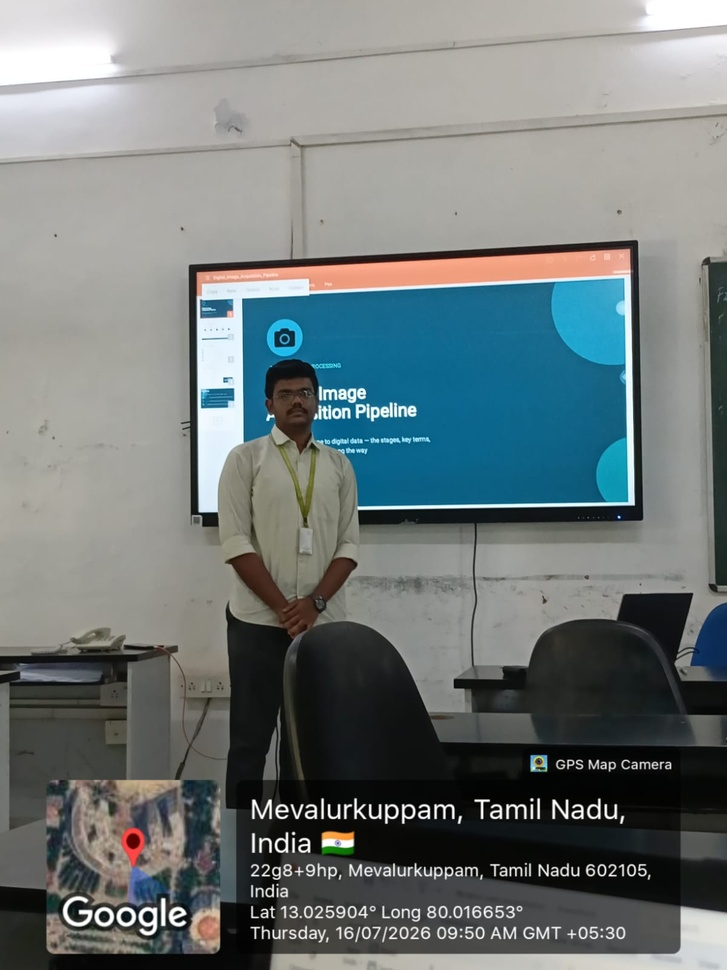
#> input picture Assement Co1/C01 AT  03-techincal presnation.jpeg, 727 x 970 px, shrunk from 1200 x 1600 before the run
$ python ex_16.py   (older library calls are emulated)
#> lines starting #> are read from the running program, lines starting #| are printed output that depends on the picture
### exp/local_io.py
"""Local file input helpers (replaces Google Colab upload)."""

import sys
from pathlib import Path

IMAGE_EXTENSIONS = {".jpg", ".jpeg", ".png", ".bmp", ".webp", ".tif", ".tiff"}
VIDEO_EXTENSIONS = {".mp4", ".avi", ".mov", ".mkv", ".webm"}


def get_path(prompt: str, allowed_extensions: set[str] | None = None) -> str:
#> called with prompt = 'Enter image path: '
    if len(sys.argv) > 1:
        path = sys.argv[1]
    else:
        path = input(prompt).strip()
#> the answer given: ../Assement Co1/C01 AT  03-techincal presnation.jpeg

    resolved = Path(path).expanduser().resolve()
    if not resolved.exists():
        raise FileNotFoundError(f"File not found: {path}")

    if allowed_extensions and resolved.suffix.lower() not in allowed_extensions:
        exts = ", ".join(sorted(allowed_extensions))
        raise ValueError(f"Expected one of [{exts}], got '{resolved.suffix}'")

    return str(resolved)


def get_image_path() -> str:
    return get_path("Enter image path: ", IMAGE_EXTENSIONS)


def get_video_path() -> str:
    return get_path("Enter video path: ", VIDEO_EXTENSIONS)

### exp/ex_16.py
# -*- coding: utf-8 -*-
"""ex-16: Sobel algorithm to filter the input image (OpenCV)."""

import cv2
import numpy as np
import matplotlib.pyplot as plt
from local_io import get_image_path

image_path = get_image_path()
print(f"Using file: {image_path}")

# 2. Read the image and convert to grayscale
image = cv2.imread(image_path)
#> image is the input picture: shape (970, 727, 3); mean B, G, R 121.1, 121, 112.7
if image is None:
    raise ValueError(f"Could not read image from '{image_path}'.")
gray = cv2.cvtColor(image, cv2.COLOR_BGR2GRAY)
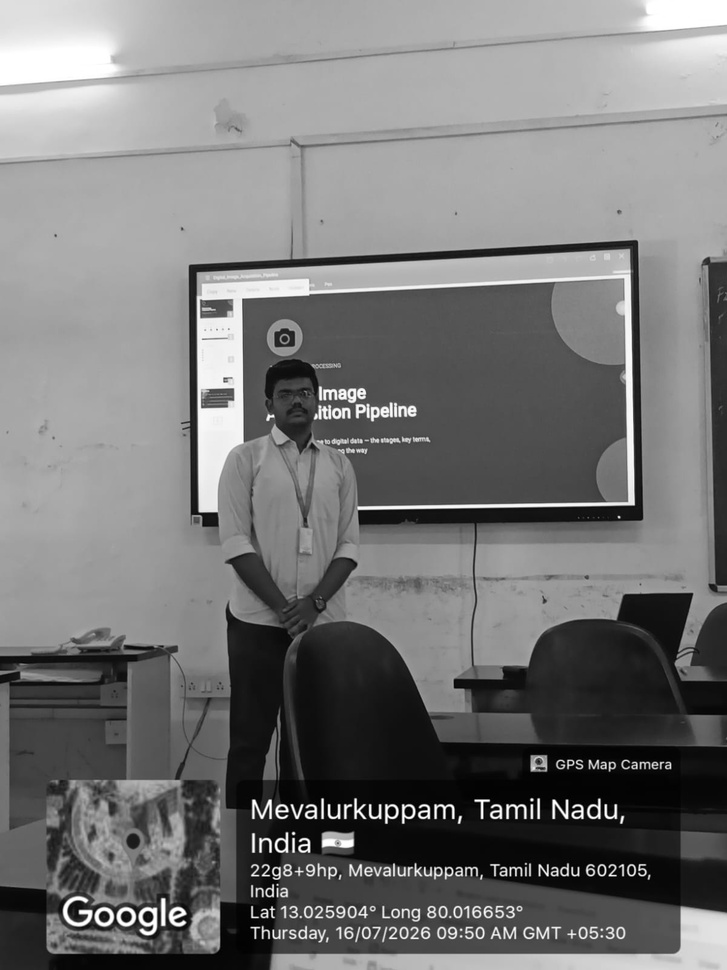
#> gray: shape (970, 727); min 0, max 255, mean 118.5

# 3. Sobel filters
sobel_x = cv2.Sobel(gray, cv2.CV_64F, 1, 0, ksize=3)
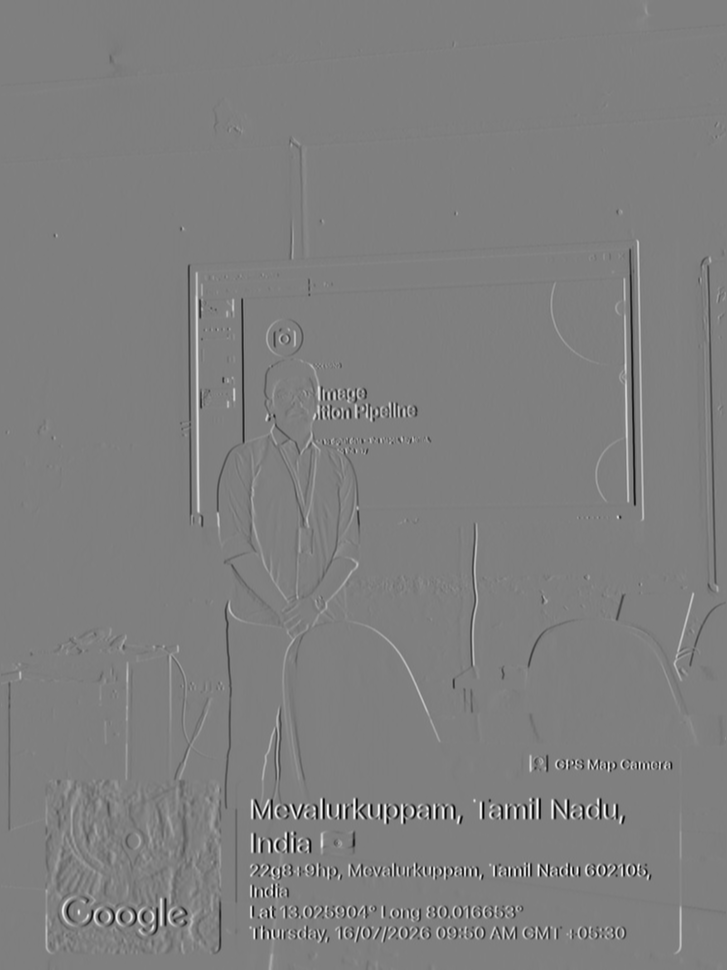
#> sobel_x: shape (970, 727) float64; min -1016, max 1016, mean -0.6; drawn with min black and max white
sobel_y = cv2.Sobel(gray, cv2.CV_64F, 0, 1, ksize=3)
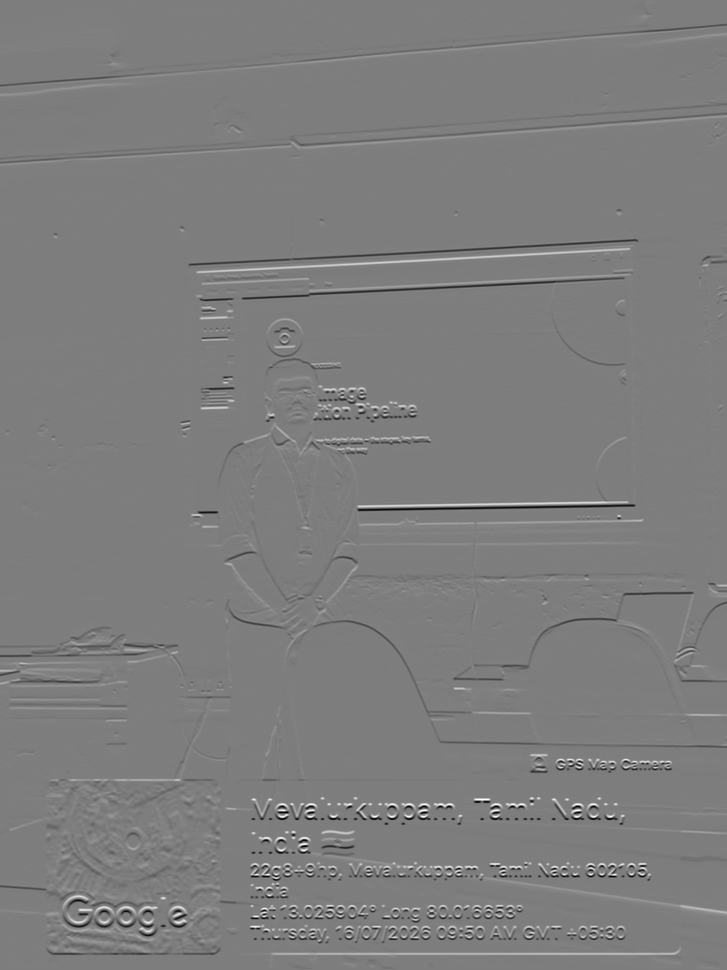
#> sobel_y: shape (970, 727) float64; min -996, max 1020, mean -0.6; drawn with min black and max white
sobel_mag = np.sqrt(sobel_x**2 + sobel_y**2)
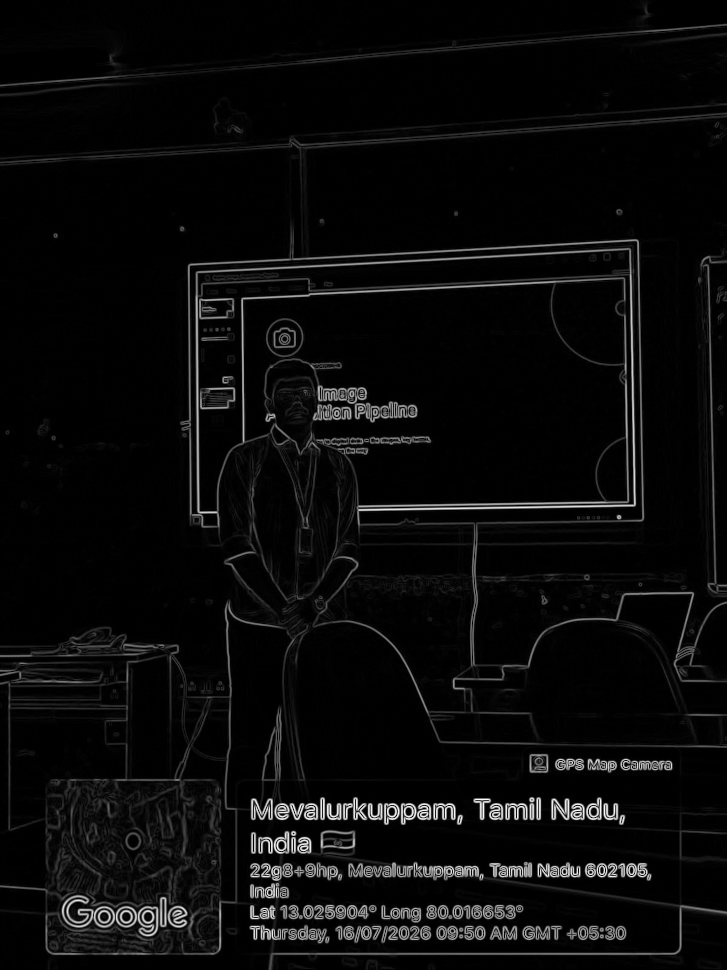
#> sobel_mag: shape (970, 727) float64; min 0, max 1020, mean 42.9; drawn with min black and max white
sobel_mag = np.uint8(np.clip(sobel_mag, 0, 255))
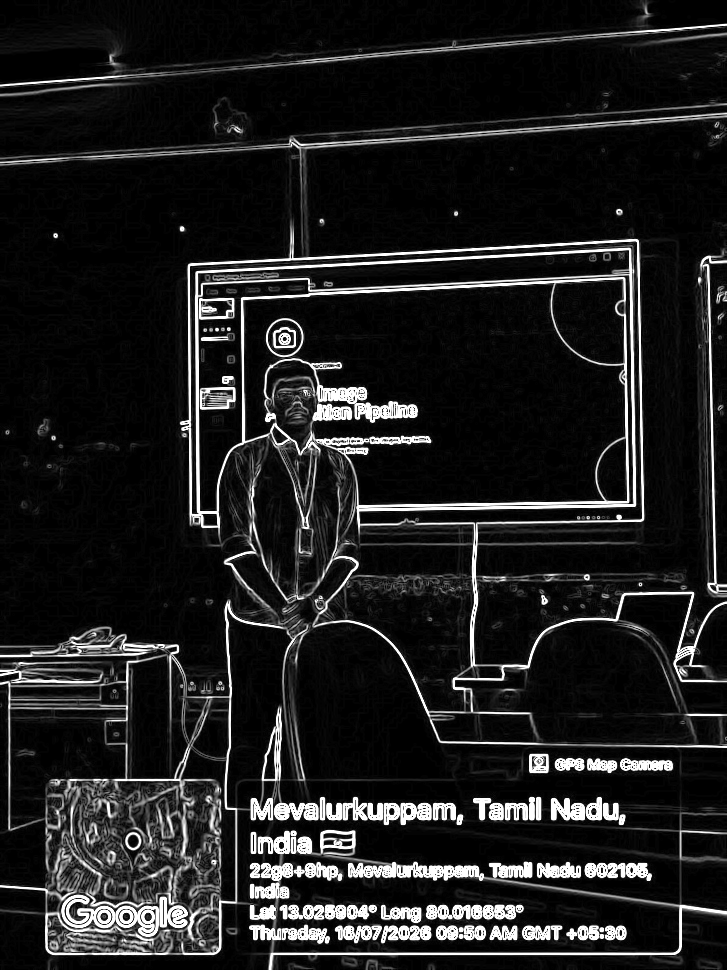
#> sobel_mag: shape (970, 727); min 0, max 255, mean 30.3

# 4. Display original and Sobel results
image_rgb = cv2.cvtColor(image, cv2.COLOR_BGR2RGB)
fig, axes = plt.subplots(2, 2, figsize=(10, 10))
axes[0, 0].imshow(image_rgb)
axes[0, 0].set_title("Original Image")
axes[0, 0].axis("off")
axes[0, 1].imshow(sobel_x, cmap="gray")
axes[0, 1].set_title("Sobel X (horizontal edges)")
axes[0, 1].axis("off")
axes[1, 0].imshow(sobel_y, cmap="gray")
axes[1, 0].set_title("Sobel Y (vertical edges)")
axes[1, 0].axis("off")
axes[1, 1].imshow(sobel_mag, cmap="gray")
axes[1, 1].set_title("Sobel Magnitude")
axes[1, 1].axis("off")
plt.tight_layout()
plt.show()
